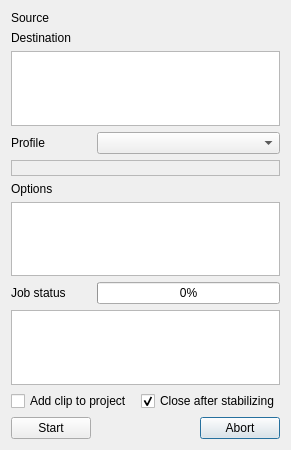
<?xml version="1.0" encoding="UTF-8"?>
<ui version="4.0">
 <class>ClipStabilize_UI</class>
 <widget class="QDialog" name="ClipStabilize_UI">
  <property name="geometry">
   <rect>
    <x>0</x>
    <y>0</y>
    <width>291</width>
    <height>450</height>
   </rect>
  </property>
  <property name="windowTitle">
   <string>Dialog</string>
  </property>
  <layout class="QGridLayout" name="gridLayout">
   <item row="0" column="0">
    <widget class="QLabel" name="label_source">
     <property name="text">
      <string>Source</string>
     </property>
    </widget>
   </item>
   <item row="0" column="1" colspan="2">
    <widget class="KUrlRequester" name="source_url"/>
   </item>
   <item row="1" column="0">
    <widget class="QLabel" name="label_dest">
     <property name="text">
      <string>Destination</string>
     </property>
    </widget>
   </item>
   <item row="1" column="1" colspan="2">
    <widget class="KUrlRequester" name="dest_url"/>
   </item>
   <item row="5" column="0" colspan="3">
    <widget class="QLabel" name="label_3">
     <property name="text">
      <string>Options</string>
     </property>
    </widget>
   </item>
   <item row="6" column="0" colspan="3">
    <widget class="QTextEdit" name="ffmpeg_params">
     <property name="sizePolicy">
      <sizepolicy hsizetype="Expanding" vsizetype="Maximum">
       <horstretch>0</horstretch>
       <verstretch>0</verstretch>
      </sizepolicy>
     </property>
    </widget>
   </item>
   <item row="7" column="0">
    <widget class="QLabel" name="label_4">
     <property name="text">
      <string>Job status</string>
     </property>
    </widget>
   </item>
   <item row="8" column="0" colspan="3">
    <widget class="QTextEdit" name="log_text">
     <property name="sizePolicy">
      <sizepolicy hsizetype="Expanding" vsizetype="Expanding">
       <horstretch>0</horstretch>
       <verstretch>0</verstretch>
      </sizepolicy>
     </property>
     <property name="readOnly">
      <bool>true</bool>
     </property>
    </widget>
   </item>
   <item row="11" column="2">
    <widget class="QDialogButtonBox" name="buttonBox">
     <property name="orientation">
      <enum>Qt::Horizontal</enum>
     </property>
     <property name="standardButtons">
      <set>QDialogButtonBox::Abort</set>
     </property>
    </widget>
   </item>
   <item row="11" column="0">
    <widget class="QPushButton" name="button_start">
     <property name="text">
      <string>Start</string>
     </property>
    </widget>
   </item>
   <item row="9" column="0" colspan="2">
    <widget class="QCheckBox" name="auto_add">
     <property name="text">
      <string>Add clip to project</string>
     </property>
    </widget>
   </item>
   <item row="9" column="2">
    <widget class="QCheckBox" name="auto_close">
     <property name="text">
      <string>Close after stabilizing</string>
     </property>
     <property name="checked">
      <bool>true</bool>
     </property>
    </widget>
   </item>
   <item row="11" column="1">
    <spacer name="horizontalSpacer">
     <property name="orientation">
      <enum>Qt::Horizontal</enum>
     </property>
     <property name="sizeHint" stdset="0">
      <size>
       <width>40</width>
       <height>20</height>
      </size>
     </property>
    </spacer>
   </item>
   <item row="3" column="0">
    <widget class="QLabel" name="label_profile">
     <property name="text">
      <string>Profile</string>
     </property>
    </widget>
   </item>
   <item row="3" column="1" colspan="2">
    <widget class="KComboBox" name="profile_list"/>
   </item>
   <item row="2" column="0" colspan="3">
    <widget class="QListWidget" name="urls_list">
     <property name="alternatingRowColors">
      <bool>true</bool>
     </property>
    </widget>
   </item>
   <item row="4" column="0" colspan="3">
    <widget class="QLabel" name="transcode_info">
     <property name="frameShape">
      <enum>QFrame::StyledPanel</enum>
     </property>
     <property name="frameShadow">
      <enum>QFrame::Raised</enum>
     </property>
    </widget>
   </item>
   <item row="7" column="1" colspan="2">
    <widget class="QProgressBar" name="job_progress">
     <property name="value">
      <number>0</number>
     </property>
    </widget>
   </item>
  </layout>
 </widget>
 <customwidgets>
  <customwidget>
   <class>KComboBox</class>
   <extends>QComboBox</extends>
   <header>kcombobox.h</header>
  </customwidget>
  <customwidget>
   <class>KUrlRequester</class>
   <extends>QFrame</extends>
   <header>kurlrequester.h</header>
  </customwidget>
 </customwidgets>
 <resources/>
 <connections>
  <connection>
   <sender>buttonBox</sender>
   <signal>accepted()</signal>
   <receiver>ClipStabilize_UI</receiver>
   <slot>accept()</slot>
   <hints>
    <hint type="sourcelabel">
     <x>248</x>
     <y>254</y>
    </hint>
    <hint type="destinationlabel">
     <x>157</x>
     <y>274</y>
    </hint>
   </hints>
  </connection>
  <connection>
   <sender>buttonBox</sender>
   <signal>rejected()</signal>
   <receiver>ClipStabilize_UI</receiver>
   <slot>reject()</slot>
   <hints>
    <hint type="sourcelabel">
     <x>316</x>
     <y>260</y>
    </hint>
    <hint type="destinationlabel">
     <x>286</x>
     <y>274</y>
    </hint>
   </hints>
  </connection>
 </connections>
</ui>
